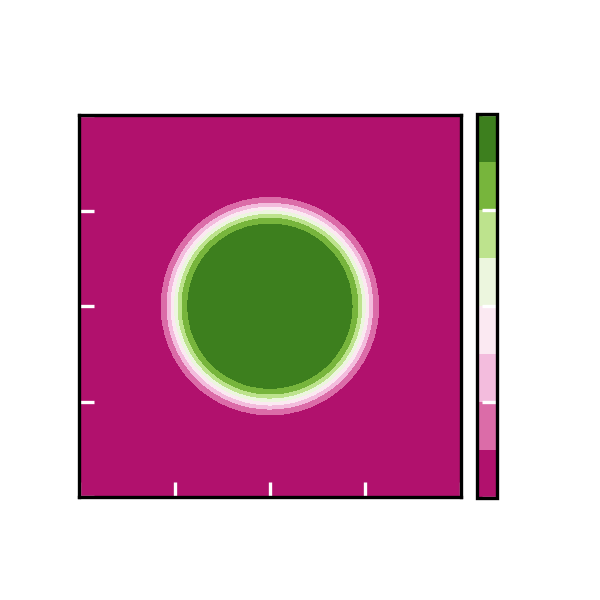

Source code (Python):
import numpy as np 
import matplotlib.pyplot as plt 
plt.style.use("blog.mplstyle")
def phase_field(x,y, epsilon=0.1):
    r = np.sqrt(x**2 + y**2)
    return np.tanh((1-r)/np.sqrt(2*epsilon))

x = np.linspace(-2,2,100)
y = np.linspace(-2,2,100)
X,Y = np.meshgrid(x,y)
Z = phase_field(X,Y, epsilon=0.01)

px = 1/plt.rcParams['figure.dpi']  # pixel in inches
# plt.figure(figsize=(500*px,500*px))
plt.figure(figsize=(2,2))
im = plt.contourf(X,Y,Z, cmap='PiYG')
clb = plt.colorbar(im,fraction=0.046, pad=0.04)
clb.ax.locator_params(nbins=5)
clb.ax.set_title(r"$\phi$")
plt.gca().set_aspect('equal')
plt.tight_layout()
plt.savefig("phaseField.png", dpi=300, transparent=True)
plt.show()

